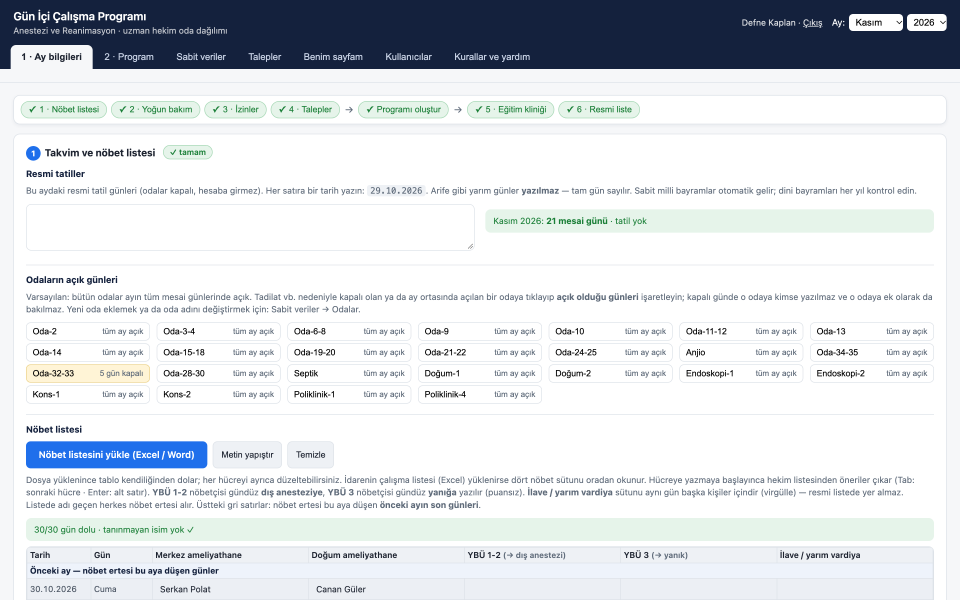
#> input picture kaynak/portfolyo/shots/ay.png, 2880 x 1800 px, given in place of resmiimg.png, which was not available (shown at 1/3 size)
$ python video.py
#> lines starting #> are read from the running program, lines starting #| are printed output that depends on the picture; pictures that were not available may be replaced by others from this repository, and a replacement may not be noted
"""Portfolyo videosu kareleri: 1920×1080, 30 fps, İngilizce açıklama yazıları.
   python3 video.py  → frames/*.jpg  (sonra: swift encode.swift frames video.mp4 30)"""
import os, shutil
from PIL import Image, ImageDraw, ImageFont, ImageFilter
HERE = os.path.dirname(os.path.abspath(__file__)); SH = os.path.join(HERE, 'shots'); OUT = os.path.join(HERE, 'frames')
W, H, FPS = 1920, 1080, 30
F = '/System/Library/Fonts/Supplemental/'
font = lambda s, b=False: ImageFont.truetype(F + ('Arial Bold.ttf' if b else 'Arial.ttf'), s)
NAVY = (20, 33, 61); BLUE = (31, 111, 235)
ease = lambda t: t * t * (3 - 2 * t)
cache = {}
def img(n):
#> called with n = 'resmiimg'
    if n not in cache:
        im = Image.open(os.path.join(SH, n + '.png')).convert('RGB')
#> im is the input picture: PIL image 2880x1800 RGB; mean R, G, B 217.7, 221.7, 225.8
        if im.width > 2600: im = im.resize((2600, round(im.height * 2600 / im.width)), Image.LANCZOS)
#> im: PIL image 2600x1625 RGB
        cache[n] = im
    return cache[n]

def kb(n, r0, r1):
    """Ken Burns: kaynak üzerindeki dikdörtgen (oran 0–1: x, y, genişlik) r0 → r1"""
    im = img(n)
    # [5 lines left out: function f, not called in this run]
    return f

def phone(n, top=0.0, bot=0.25, side=None):
    """telefon görüntüsü: ortada çerçeveli, yavaşça aşağı kayar; yanında büyük yazı"""
#> called with n = 'p-cal', top = 0, bot = 0.15
    im = img(n); ph_h = 960; ph_w = 472
#> call 3 of img, with n = 'p-cal'
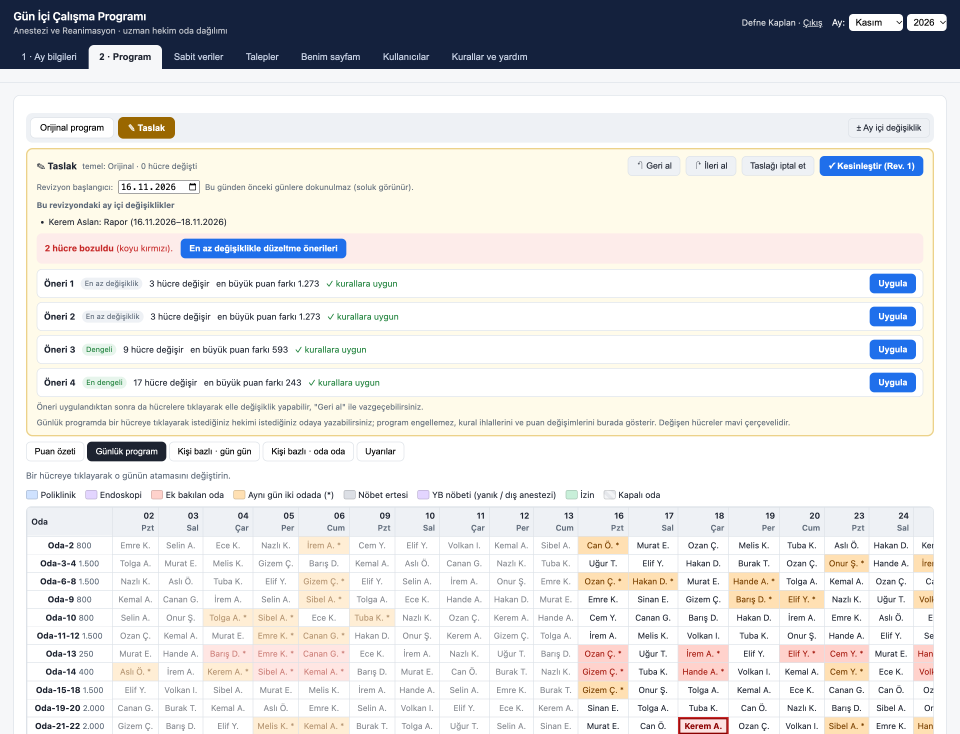
#> input picture kaynak/portfolyo/shots/degisiklik.png, 2880 x 2200 px, given in place of p-cal.png, which was not available (shown at 1/3 size)
#> in img, im is the input picture: PIL image 2880x2200 RGB; mean R, G, B 223, 222.9, 223.1
#> in img (call 3), `if im.width > 2600: im = im.resize((2600, round(im.height * 2600 / im...`:
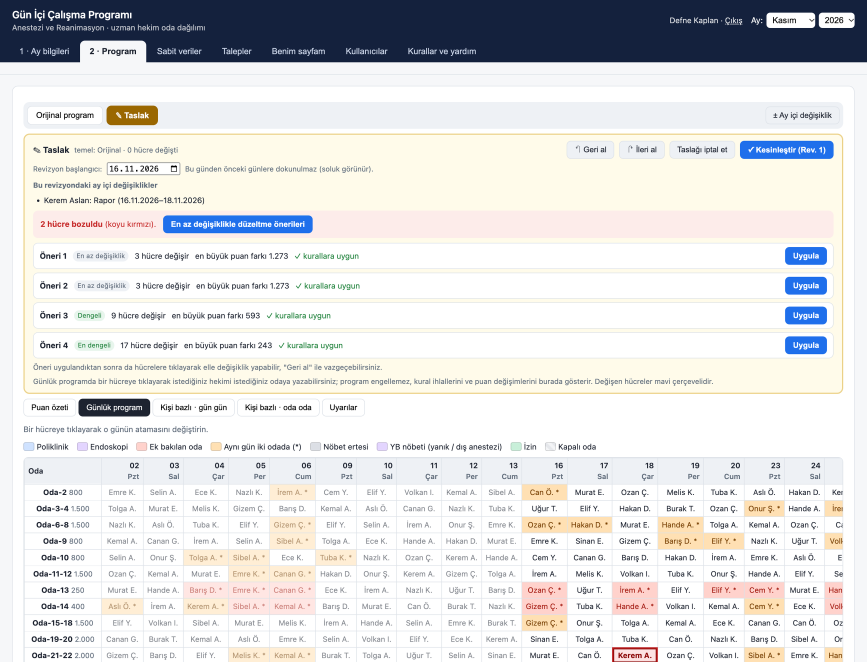
#> im: PIL image 2600x1986 RGB (shown at 1/3 size); mean R, G, B 222.8, 222.7, 223
    sc = ph_w / im.width; full = im.resize((ph_w, round(im.height * sc)), Image.LANCZOS)
#> after `sc = ph_w / im.width`: sc = 0.182
#> after `full = im.resize((ph_w, round(im.height * sc)), Image.LANCZOS)`:
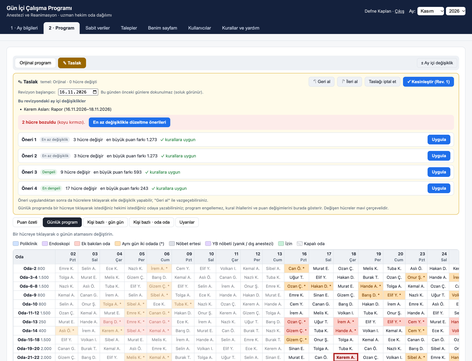
#> full: PIL image 472x361 RGB; mean R, G, B 222.3, 222.4, 222.6
    bg = Image.new('RGB', (W, H), (238, 242, 248))
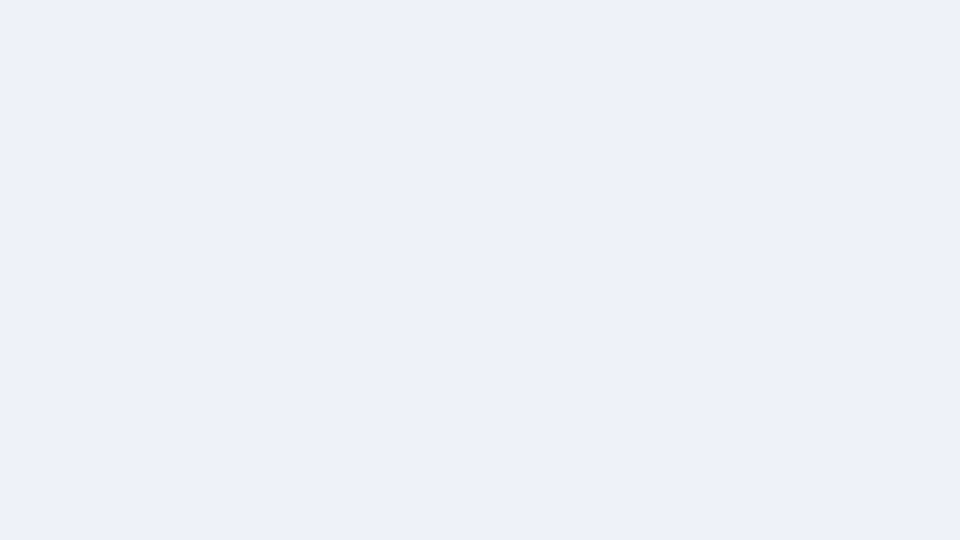
#> bg: PIL image 1920x1080 RGB (shown at 1/2 size); mean R, G, B 238, 242, 248
    # [12 lines left out: function f, not called in this run]
    return f

def card(lines, sub=None, dark=True):
    # [11 lines left out: function f, not called in this run]
    return f

# [13 lines left out: function caption, not called in this run]

# (süre sn, kare üretici, açıklama, alt açıklama)
SCENES = [
    (5.0, card([('Daytime Work Schedule', 92, True, (255, 255, 255)), ('Fair, rule-based monthly room assignments', 44, False, (201, 211, 230)), ('for an anesthesiology department', 44, False, (201, 211, 230))]), None, None),
    (6.5, kb('resmiimg', (0.0, 0.0, 0.55), (0.42, 0.08, 0.55)), 'Every month: ~27 doctors × 25 rooms × 21 working days', 'scheduled by hand — with many rules and equal workloads expected'),
    (6.5, kb('ay', (0.0, 0.0, 1.0), (0.02, 0.10, 0.70)), 'Built around the department’s real monthly workflow', 'night shift → intensive care → leave → requests → generate → official list'),
    (7.0, phone('p-cal', 0.0, 0.15, ['Leave requests', 'Doctors pick the leave type', 'and tap the days on their phone.', 'Nothing is sent until they confirm.']), None, None),
    (6.0, kb('talepler', (0.0, 0.08, 0.80), (0.04, 0.14, 0.62)), 'The scheduler approves each day with one click', 'a heat map shows how many doctors asked for each day'),
    (8.0, kb('gunluk', (0.0, 0.0, 1.0), (0.0, 0.32, 0.62)), 'The whole month is built in seconds', 'an optimisation algorithm keeps all 15 hard rules — every time'),
    (7.0, kb('ozet', (0.0, 0.30, 0.70), (0.18, 0.36, 0.70)), 'Workloads balanced', 'largest gap ≈ 0.2% from each doctor’s fair target in test runs'),
    (8.0, kb('degisiklik', (0.0, 0.0, 1.0), (0.02, 0.10, 0.78)), 'Someone falls ill mid-month?', 'affected days turn red — the program proposes fixes, past days stay locked'),
    (6.0, kb('revize', (0.0, 0.0, 1.0), (0.0, 0.18, 0.72)), 'Every revision is saved and versioned', 'the original plan is never overwritten'),
    (4.5, kb('rapor', (0.0, 0.0, 1.0), (0.04, 0.04, 0.80)), 'Official change report for the administration', None),
    (6.5, phone('p-home', 0.0, 0.55, ['Personal schedules', 'Each doctor sees their own month:', 'rooms, clinic days, days off.']), None, None),
    (6.0, card([('Daytime Work Schedule', 64, True, (255, 255, 255))], ['Desktop version in use by the department from November 2026.', 'Built with AI-assisted development.', 'All names shown are fictional (personal data protection).']), None, None),
]
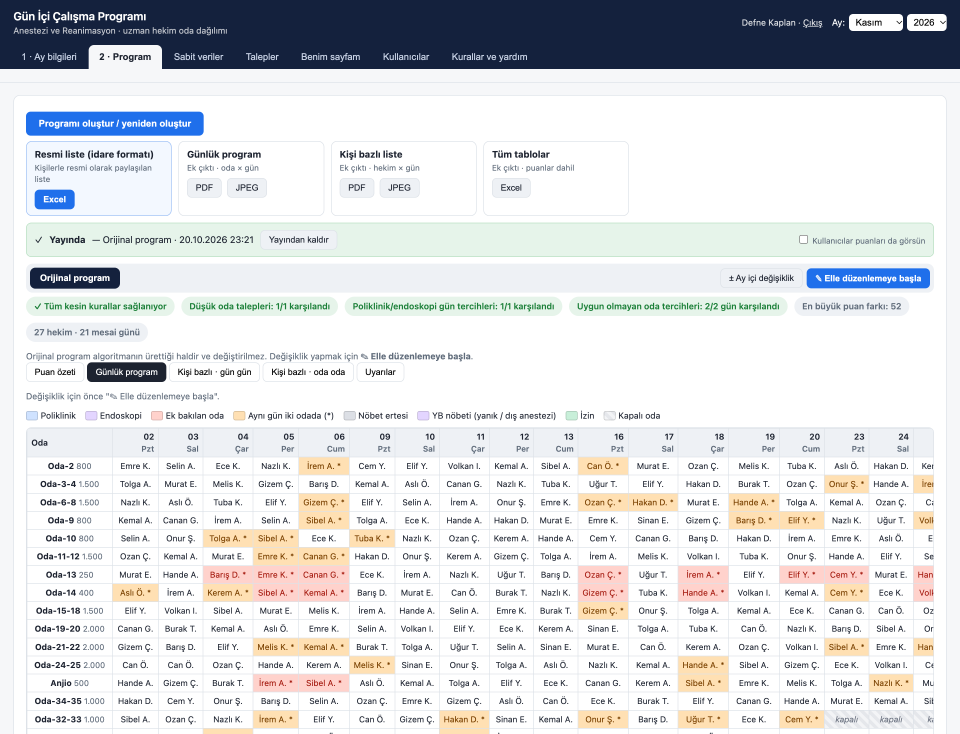
#> input picture kaynak/portfolyo/shots/gunluk.png, 2880 x 2200 px (shown at 1/3 size)
#> in img, im is the input picture: PIL image 2880x2200 RGB; mean R, G, B 219.5, 221.1, 223.3
#> in img (call 5), `if im.width > 2600: im = im.resize((2600, round(im.height * 2600 / im...`:
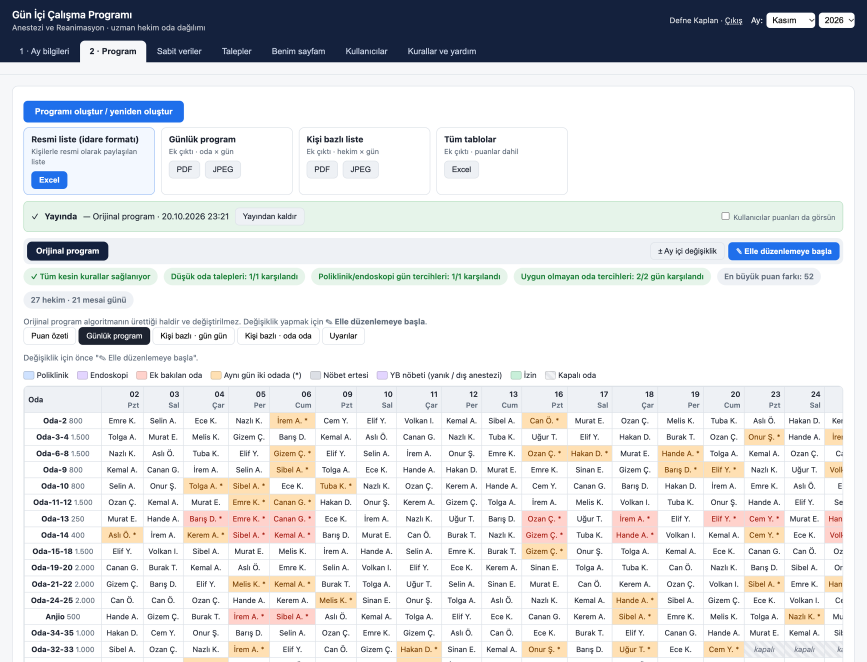
#> im: PIL image 2600x1986 RGB (shown at 1/3 size); mean R, G, B 219.3, 220.9, 223.1
#> (the run stopped early here; a loop or call above may not have finished)
